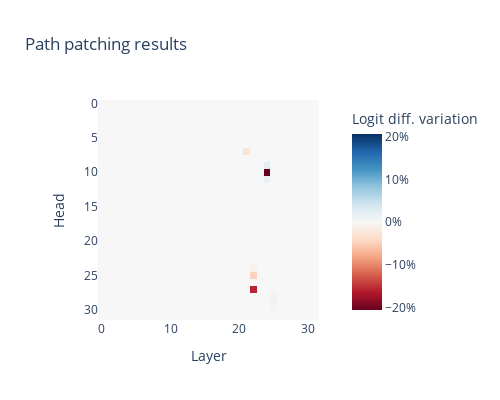

Notebook source saved alongside this figure:
### Code cell
results_h26_2_v = analyze_path_to_head([(26, 2)], "v", model, processed_data, begin_layer=0, batch_size=4)

### Figure 1 — Plotly figure (JSON) as saved in the notebook; plotly's stock layout.template omitted (floating-point values rounded to 4 significant figures; data arrays with more than 128 entries replaced by an {"elided": "..."} marker saying what was removed)
{"data": [{"coloraxis": "coloraxis", "hovertemplate": "Layer: %{x}<br>Head: %{y}<br>Logit diff. variation: %{z}<extra></extra>", "name": "0", "type": "heatmap", "xaxis": "x", "yaxis": "y", "z": {"elided": "32x32 float values"}}], "layout": {"coloraxis": {"cmid": 0, "colorbar": {"ticksuffix": "%", "title": {"text": "Logit diff. variation"}}, "colorscale": [[0, "rgb(103,0,31)"], [0.1, "rgb(178,24,43)"], [0.2, "rgb(214,96,77)"], [0.3, "rgb(244,165,130)"], [0.4, "rgb(253,219,199)"], [0.5, "rgb(247,247,247)"], [0.6, "rgb(209,229,240)"], [0.7, "rgb(146,197,222)"], [0.8, "rgb(67,147,195)"], [0.9, "rgb(33,102,172)"], [1, "rgb(5,48,97)"]]}, "height": 400, "title": {"text": "Path patching results "}, "width": 500, "xaxis": {"anchor": "y", "constrain": "domain", "domain": [0, 1], "scaleanchor": "y", "title": {"text": "Layer"}}, "yaxis": {"anchor": "x", "autorange": "reversed", "constrain": "domain", "domain": [0, 1], "title": {"text": "Head"}}}}
